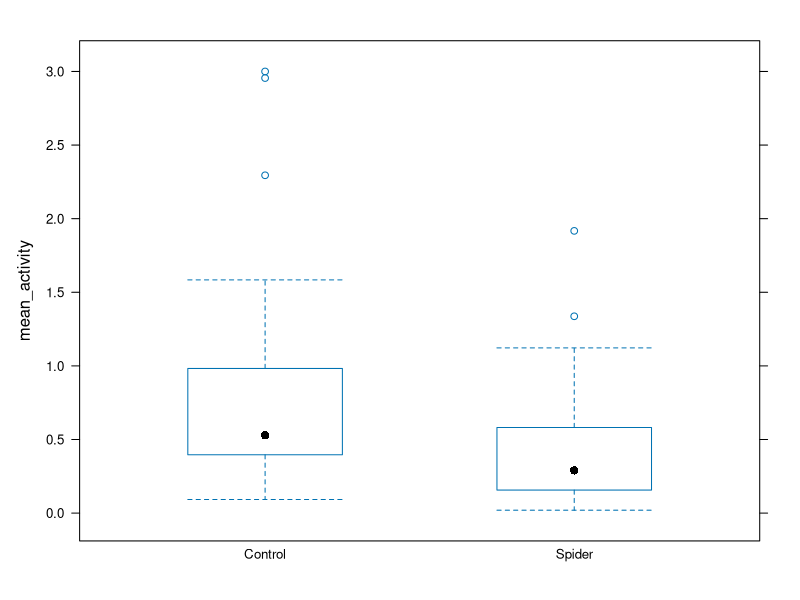
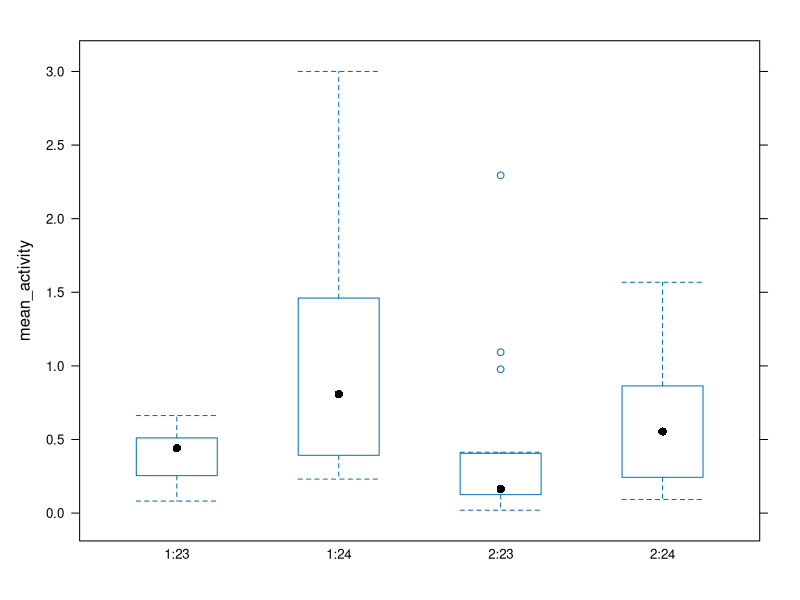
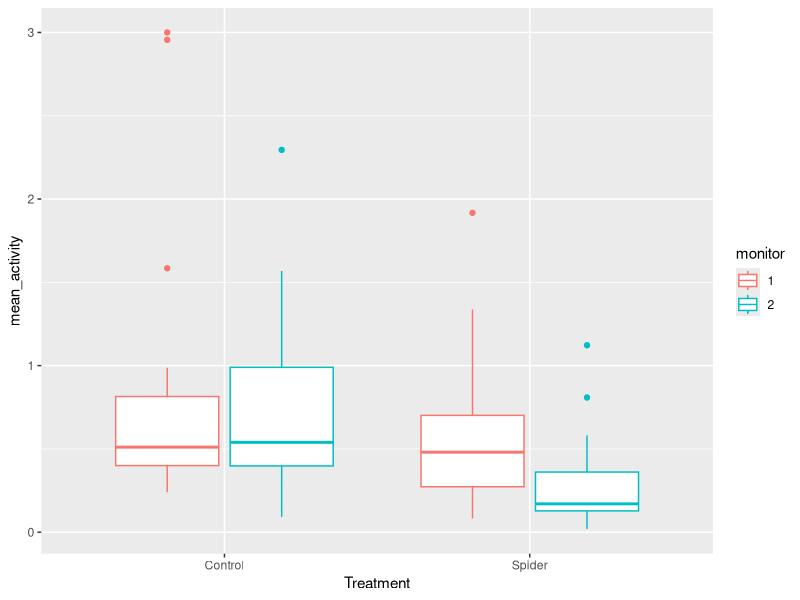
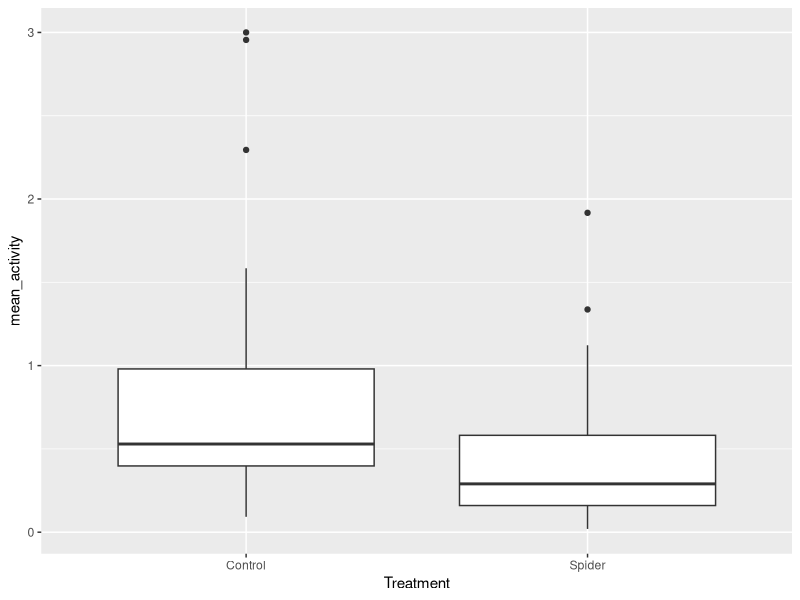

Write the R code that produced these figures, in order.
#Analysis of nieve flies (Dukas Lab Flies) and activity with only olfactory predatory cues

#From Dukas ReadMe: "Spring 2016 - naive population with predator cues. Note from RD: my color codes on the Excel fiels are yellow for light, orange for spider cues and green for control" 

#Start by getting .txt data.. online conversion?

#Libraries
library(lme4)
library(tidyr)
library(dplyr)
library(ggplot2)

#Data input: working directory 
setwd("~/Bioinformatics/Long_Term_Data/Data_LongTermPopulationExperiments_Git/Predation_ActivityAggregation/data/Activity_Drosophila_SpiderCues_May2016")

Mon1 <- read.table("DrosophilaActivity_Spider_cues_Monitor1_May2016.txt")
Mon2 <- read.table("DrosophilaActivity_Spider_cues_Monitor2_May2016.txt")

#Variable for monitor:
Mon1$V43 <- 1
Mon2$V43 <- 2

colnames(Mon1) <- c("bin", "date", "time", "signal", "unknown1", "unknown2", "unknown3", "unknown4", "unknown5", "lightON",'vial1', 'vial2', 'vial3', 'vial4', 'vial5', 'vial6', 'vial7', 'vial8', 'vial9', 'vial10', 'vial11', 'vial12', 'vial13', 'vial14', 'vial15', 'vial16', 'vial17', 'vial18', 'vial19', 'vial20', 'vial21', 'vial22', 'vial23', 'vial24', 'vial25', 'vial26', 'vial27', 'vial28', 'vial29', 'vial30', 'vial31', 'vial32', 'monitor')

colnames(Mon2) <- c("bin", "date", "time", "signal", "unknown1", "unknown2", "unknown3", "unknown4", "unknown5", "lightON",'vial1', 'vial2', 'vial3', 'vial4', 'vial5', 'vial6', 'vial7', 'vial8', 'vial9', 'vial10', 'vial11', 'vial12', 'vial13', 'vial14', 'vial15', 'vial16', 'vial17', 'vial18', 'vial19', 'vial20', 'vial21', 'vial22', 'vial23', 'vial24', 'vial25', 'vial26', 'vial27', 'vial28', 'vial29', 'vial30', 'vial31', 'vial32', 'monitor')

#Remove unknowns
Mon1 <- Mon1[,-c(5:9)]
Mon2 <- Mon2[,-c(5:9)]
#Remove unneeded vials (i.e vials 9 - 24)
#14 - 29
Mon1 <- Mon1[,-c(14:29)]
Mon2 <- Mon2[,-c(14:29)]

#Change Day format
Mon1$datetime <- as.POSIXct(paste(Mon1$date, Mon1$time), format="%m/%d/%y %H:%M:%S")
Mon2$datetime <- as.POSIXct(paste(Mon2$date, Mon2$time), format="%m/%d/%y %H:%M:%S")


#Reshape to long
#Episodic_long <- gather(Data_subset, Population, Allele_Freq , ConR1_115:AncestorR1_0, factor_key=TRUE)
Mon1_long <- gather(Mon1, Vial, Activity_counts, vial1:vial32, factor_key = FALSE)
Mon2_long <- gather(Mon2, Vial, Activity_counts, vial1:vial32, factor_key = FALSE)


# To get minute
Mon1_long$minute <- as.numeric(strftime(Mon1_long$datetime, format ="%M"))
Mon2_long$minute <- as.numeric(strftime(Mon2_long$datetime, format ="%M"))
# to get hour
Mon1_long$hour <- as.numeric(strftime(Mon1_long$datetime, format ="%H"))
Mon2_long$hour <- as.numeric(strftime(Mon2_long$datetime, format ="%H"))
# to get day
Mon1_long$day <- as.numeric(strftime(Mon1_long$datetime, format = "%d"))
Mon2_long$day <- as.numeric(strftime(Mon2_long$datetime, format = "%d"))

head(Mon1_long)
head(Mon2_long)


# monitor 1: 
#vials 1-8 == control ----- vials 25-32 == predator
# monitor 2:
#vials 1-8 = predator ------ vials 25- 32 == Control

Mon1_long$Treatment <- ifelse(Mon1_long$Vial == "vial1", "Control", ifelse (Mon1_long$Vial == "vial2", "Control", ifelse(Mon1_long$Vial == "vial3", "Control", ifelse(Mon1_long$Vial == "vial4", "Control", ifelse(Mon1_long$Vial == "vial5", "Control", ifelse(Mon1_long$Vial == "vial6", "Control", ifelse(Mon1_long$Vial == "vial7", "Control", ifelse(Mon1_long$Vial == "vial8", "Control","Spider"))))))))

Mon2_long$Treatment <- ifelse(Mon2_long$Vial == "vial1", "Spider", ifelse (Mon2_long$Vial == "vial2", "Spider", ifelse(Mon2_long$Vial == "vial3", "Spider", ifelse(Mon2_long$Vial == "vial4", "Spider", ifelse(Mon2_long$Vial == "vial5", "Spider", ifelse(Mon2_long$Vial == "vial6", "Spider", ifelse(Mon2_long$Vial == "vial7", "Spider", ifelse(Mon2_long$Vial == "vial8", "Spider","Control"))))))))

Act_long <- rbind(Mon1_long, Mon2_long)

#Make individual codes for each ??? -- look at old code?


#Note; one column (when dark == purple on excel) has a jump in activity of 1 for that time minute--> both monitors == bin 595

#Forgot this:
Act_long$monitor <- as.factor(Act_long$monitor)

#Quick look at daily activity
day_act <- Act_long %>%
  group_by(Treatment, monitor, Vial, day) %>%
  summarise(mean_activity=mean(Activity_counts))


lattice::bwplot(mean_activity ~ as.factor(Treatment), data=day_act)
lattice::bwplot(mean_activity ~ as.factor(monitor):as.factor(day), data=day_act)

#My own plots (ggplot which I know better)

#p1 <- ggplot(data = day_act, aes(x = monitor, y = mean_activity, colour = Treatment))
#p1+geom_boxplot()

plo2 <- ggplot(data = day_act, aes(x = Treatment, y = mean_activity, colour = monitor))
plo2+geom_boxplot()

plo3 <- ggplot(data = day_act, aes(Treatment, mean_activity))
plo3+geom_boxplot()

#copied model from Ian Script (June2015)
day_act.lmer <- lmer(mean_activity ~ Treatment + monitor + (1|day), data=day_act)
car::Anova(day_act.lmer)
summary(day_act.lmer)
confint(day_act.lmer)
